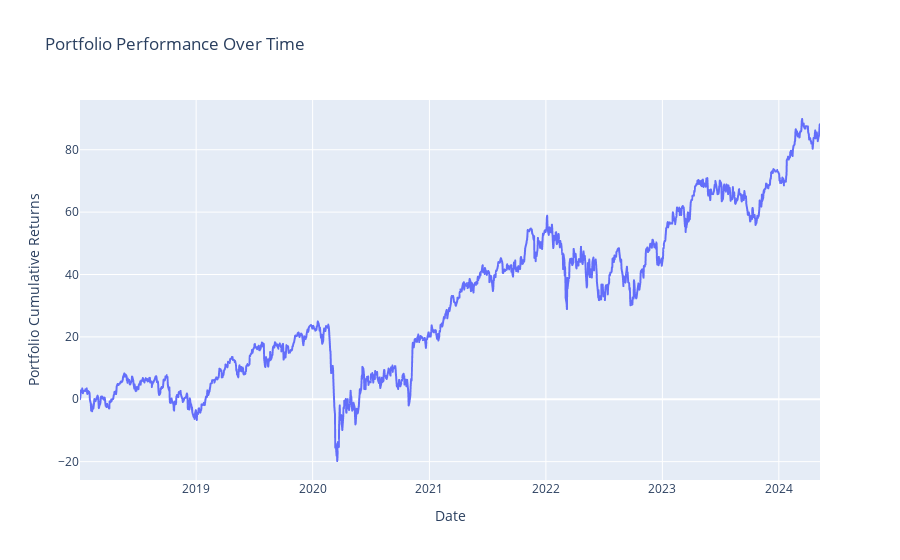

The notebook cell this image was saved under:
### Code cell
# Plot the performance of the portfolio over time
fig = px.line(portfolio_value_df, x='Date', y='Portfolio Cumulative Returns', title='Portfolio Performance Over Time')
fig.show()

### Figure 1 — Plotly figure (JSON) as saved in the notebook; plotly's stock layout.template omitted (floating-point values rounded to 4 significant figures; data arrays with more than 128 entries replaced by an {"elided": "..."} marker saying what was removed)
{"data": [{"hovertemplate": "Date=%{x}<br>Portfolio Cumulative Returns=%{y}<extra></extra>", "legendgroup": "", "line": {"color": "#636efa", "dash": "solid"}, "marker": {"symbol": "circle"}, "mode": "lines", "name": "", "showlegend": false, "type": "scattergl", "x": {"elided": "1643 str values"}, "xaxis": "x", "y": {"elided": "1643 float values"}, "yaxis": "y"}], "layout": {"autosize": true, "legend": {"tracegroupgap": 0}, "title": {"text": "Portfolio Performance Over Time"}, "xaxis": {"anchor": "y", "autorange": true, "domain": [0, 1], "range": ["2018-01-02", "2024-05-09"], "title": {"text": "Date"}, "type": "date"}, "yaxis": {"anchor": "x", "autorange": true, "domain": [0, 1], "range": [-25.88, 95.95], "title": {"text": "Portfolio Cumulative Returns"}, "type": "linear"}}}
